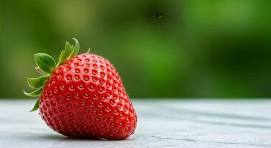
#> input picture image.jpg, 271 x 148 px
$ python exp19-code.py   (older library calls are emulated)
#> lines starting #> are read from the running program, lines starting #| are printed output that depends on the picture
import cv2

# Load image
img = cv2.imread("image.jpg")
#> img is the input picture: shape (148, 271, 3); mean B, G, R 72.4, 115.1, 111.6

if img is None:
    print("Error: Image not found!")
    exit()

# Convert to grayscale
gray = cv2.cvtColor(img, cv2.COLOR_BGR2GRAY)
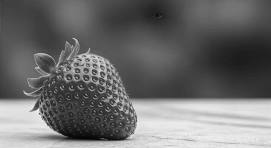
#> gray: shape (148, 271); min 3, max 250, mean 109.2

# Sobel X
sobel_x = cv2.Sobel(gray, cv2.CV_64F, 1, 0, ksize=3)
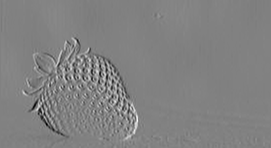
#> sobel_x: shape (148, 271) float64; min -581, max 560, mean -0.4; drawn with min black and max white

# Sobel Y
sobel_y = cv2.Sobel(gray, cv2.CV_64F, 0, 1, ksize=3)
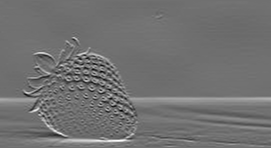
#> sobel_y: shape (148, 271) float64; min -512, max 652, mean 7.2; drawn with min black and max white

# Convert to uint8
sobel_x = cv2.convertScaleAbs(sobel_x)
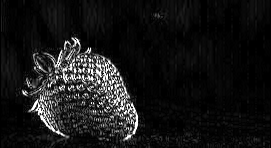
#> sobel_x: shape (148, 271); min 0, max 255, mean 22.9
sobel_y = cv2.convertScaleAbs(sobel_y)
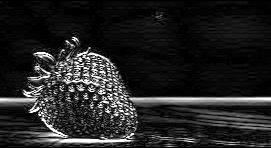
#> sobel_y: shape (148, 271); min 0, max 255, mean 35.6

# Combine X and Y
sobel_xy = cv2.addWeighted(sobel_x, 0.5, sobel_y, 0.5, 0)
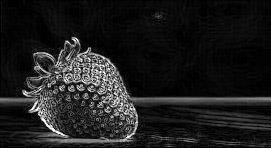
#> sobel_xy: shape (148, 271); min 0, max 255, mean 29.3

# Display images
cv2.imshow("Original Image", img)
cv2.imshow("Sobel X", sobel_x)
cv2.imshow("Sobel Y", sobel_y)
cv2.imshow("Sobel XY", sobel_xy)

cv2.waitKey(0)
cv2.destroyAllWindows()

$ run again, with exp24-input.jpg copied over image.jpg
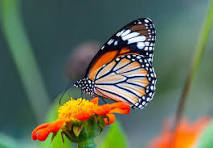
#> input picture exp24-input.jpg, 213 x 148 px
#> img is the input picture: shape (148, 213, 3); mean B, G, R 89, 108.1, 97.2
#> `sobel_y = cv2.Sobel(gray, cv2.CV_64F, 0, 1, ksize=3)`:
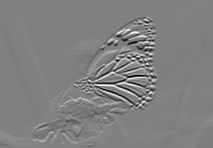
#> sobel_y: shape (148, 213) float64; min -924, max 911, mean 3.3; drawn with min black and max white
#> `sobel_xy = cv2.addWeighted(sobel_x, 0.5, sobel_y, 0.5, 0)`:
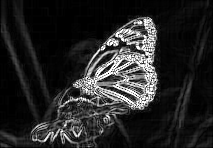
#> sobel_xy: shape (148, 213); min 0, max 255, mean 38

$ run again, with exp28-input.jpeg copied over image.jpg
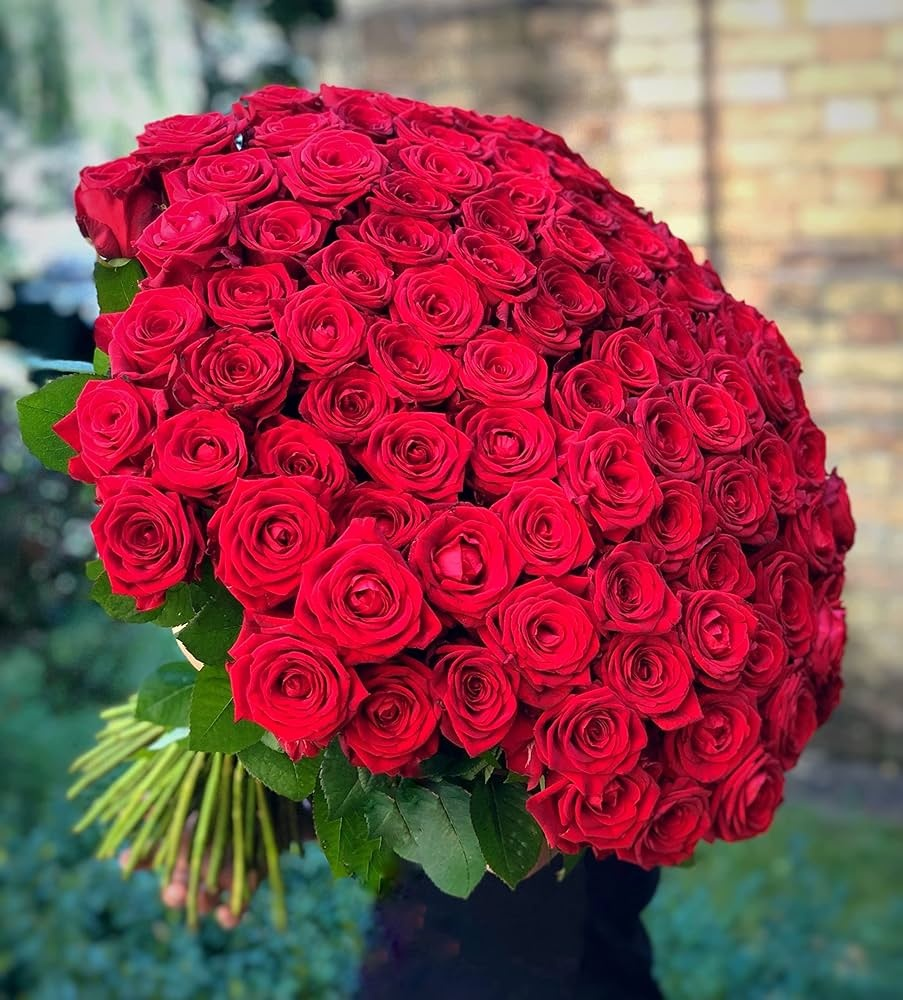
#> input picture exp28-input.jpeg, 903 x 1000 px
#> img is the input picture: shape (1000, 903, 3); mean B, G, R 78.3, 70.4, 141.4
#> `sobel_y = cv2.Sobel(gray, cv2.CV_64F, 0, 1, ksize=3)`:
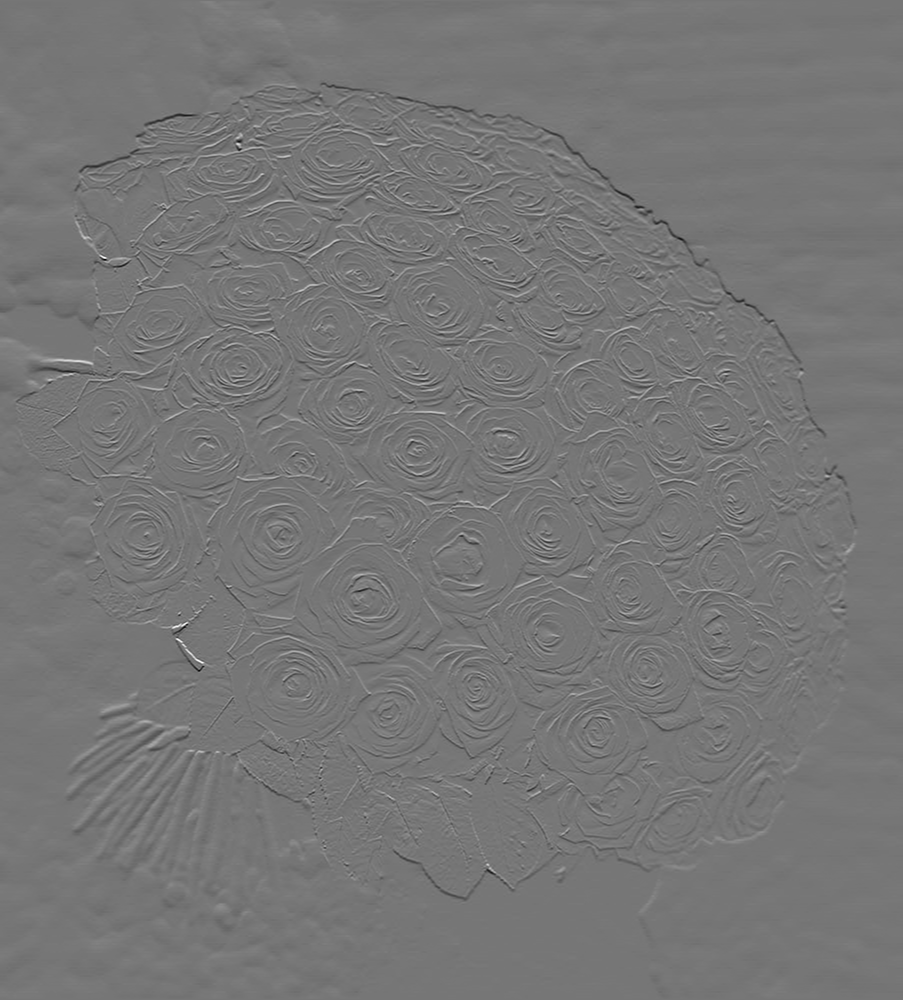
#> sobel_y: shape (1000, 903) float64; min -752, max 863, mean -0.7; drawn with min black and max white
#> `sobel_xy = cv2.addWeighted(sobel_x, 0.5, sobel_y, 0.5, 0)`:
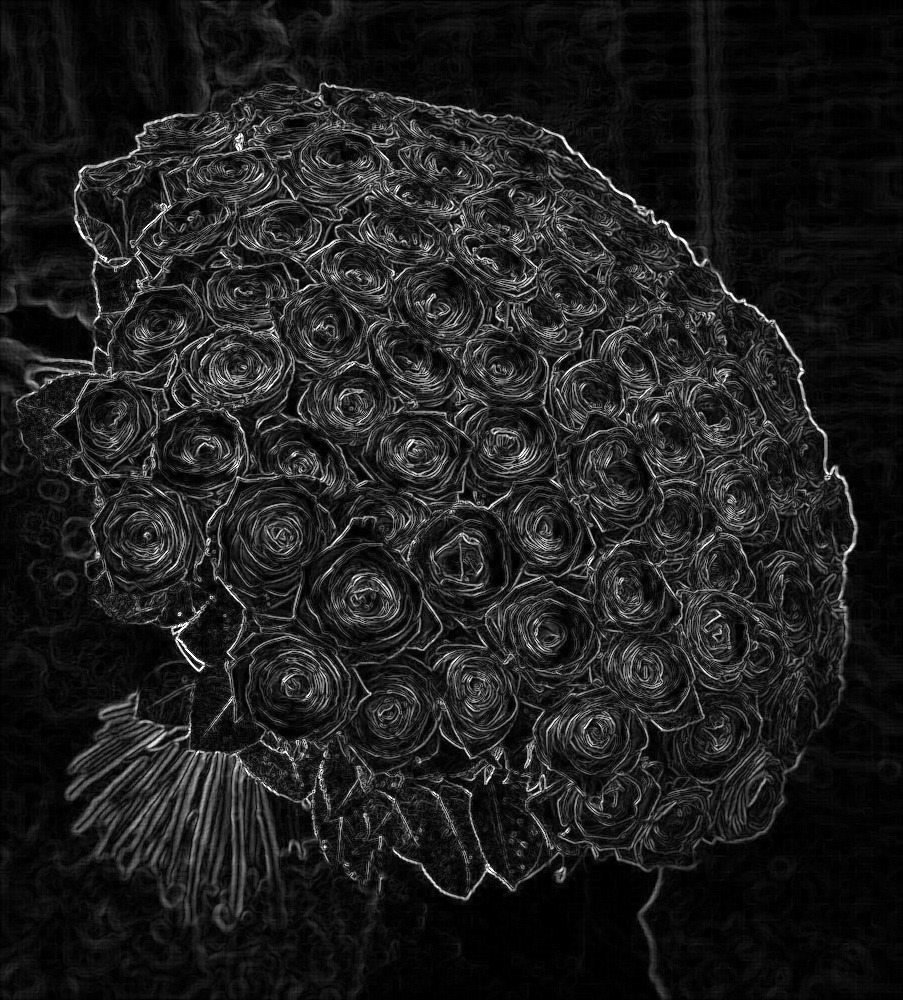
#> sobel_xy: shape (1000, 903); min 0, max 255, mean 30.9
